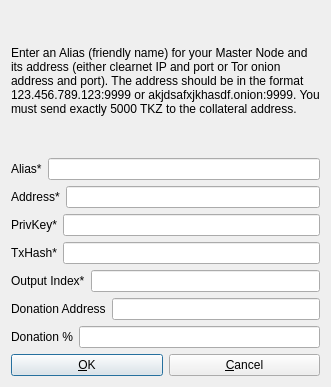
<?xml version="1.0" encoding="UTF-8"?>
<ui version="4.0">
 <class>AddEditAdrenalineNode</class>
 <widget class="QDialog" name="AddEditAdrenalineNode">
  <property name="geometry">
   <rect>
    <x>0</x>
    <y>0</y>
    <width>331</width>
    <height>387</height>
   </rect>
  </property>
  <property name="windowTitle">
   <string>Add/Edit testkoinz Node</string>
  </property>
  <property name="modal">
   <bool>true</bool>
  </property>
  <layout class="QVBoxLayout" name="verticalLayout">
   <item>
    <widget class="QLabel" name="label_9">
     <property name="sizePolicy">
      <sizepolicy hsizetype="Preferred" vsizetype="Expanding">
       <horstretch>0</horstretch>
       <verstretch>0</verstretch>
      </sizepolicy>
     </property>
     <property name="text">
      <string>&lt;html&gt;&lt;head/&gt;&lt;body&gt;&lt;p&gt;Enter an Alias (friendly name) for your Master Node and its address (either clearnet IP and port or Tor onion address and port). The address should be in the format 123.456.789.123:9999 or akjdsafxjkhasdf.onion:9999. You must send exactly 5000 TKZ to the collateral address.&lt;/p&gt;&lt;/body&gt;&lt;/html&gt;</string>
     </property>
     <property name="wordWrap">
      <bool>true</bool>
     </property>
    </widget>
   </item>
   <item>
    <layout class="QHBoxLayout" name="horizontalLayout_4">
     <property name="bottomMargin">
      <number>0</number>
     </property>
     <item>
      <widget class="QLabel" name="label_4">
       <property name="text">
        <string>Alias*</string>
       </property>
      </widget>
     </item>
     <item>
      <widget class="QLineEdit" name="aliasLineEdit"/>
     </item>
    </layout>
   </item>
   <item>
    <layout class="QHBoxLayout" name="horizontalLayout_5">
     <property name="bottomMargin">
      <number>0</number>
     </property>
     <item>
      <widget class="QLabel" name="label_6">
       <property name="text">
        <string>Address*</string>
       </property>
      </widget>
     </item>
     <item>
      <widget class="QLineEdit" name="addressLineEdit"/>
     </item>
    </layout>
   </item>
   <item>
    <layout class="QHBoxLayout" name="horizontalLayout_3">
     <property name="bottomMargin">
      <number>0</number>
     </property>
     <item>
      <widget class="QLabel" name="label_5">
       <property name="text">
        <string>PrivKey*</string>
       </property>
      </widget>
     </item>
     <item>
      <widget class="QLineEdit" name="privkeyLineEdit"/>
     </item>
    </layout>
   </item>
   <item>
    <layout class="QHBoxLayout" name="horizontalLayout_2">
     <property name="bottomMargin">
      <number>0</number>
     </property>
     <item>
      <widget class="QLabel" name="label_2">
       <property name="text">
        <string>TxHash*</string>
       </property>
      </widget>
     </item>
     <item>
      <widget class="QLineEdit" name="txhashLineEdit"/>
     </item>
    </layout>
   </item>
   <item>
    <layout class="QHBoxLayout" name="horizontalLayout_8">
     <property name="bottomMargin">
      <number>0</number>
     </property>
     <item>
      <widget class="QLabel" name="label_8">
       <property name="text">
        <string>Output Index*</string>
       </property>
      </widget>
     </item>
     <item>
      <widget class="QLineEdit" name="outputindexLineEdit"/>
     </item>
    </layout>
   </item>
   <item>
    <layout class="QHBoxLayout" name="horizontalLayout_6">
     <property name="bottomMargin">
      <number>0</number>
     </property>
     <item>
      <widget class="QLabel" name="label_3">
       <property name="text">
        <string>Donation Address</string>
       </property>
      </widget>
     </item> 
     <item>
      <widget class="QLineEdit" name="donationaddressLineEdit"/>
     </item>
    </layout>
   </item>
   <item>
    <layout class="QHBoxLayout" name="horizontalLayout_7">
     <property name="bottomMargin">
      <number>0</number>
     </property>
     <item>
      <widget class="QLabel" name="label_7">
       <property name="text">
        <string>Donation %</string>
       </property>
      </widget>
     </item>
     <item>
      <widget class="QLineEdit" name="donationpercentageLineEdit"/>
     </item>
    </layout>
   </item>
   <item>
    <layout class="QHBoxLayout" name="horizontalLayout_Buttons">
     <item>
      <widget class="QPushButton" name="okButton">
       <property name="text">
        <string>&amp;OK</string>
       </property>
      </widget>
     </item>
     <item>
      <widget class="QPushButton" name="cancelButton">
       <property name="text">
        <string>&amp;Cancel</string>
       </property>
       <property name="autoDefault">
        <bool>false</bool>
       </property>
      </widget>
     </item>
    </layout>
   </item>
  </layout>
 </widget>
 <resources/>
 <connections/>
</ui>
